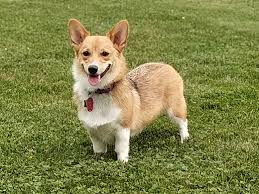
#> input picture GoruntuIsleme/2.Egitim/6-NesneTanima/src/input/dog.jpg, 259 x 194 px
$ jupyter execute 2-TemplateMatching.ipynb   (shell and % lines are left out)
#> lines starting #> are read from the running program, lines starting #| are printed output that depends on the picture
### Belirlediğimiz kesit ile karşılaştırma yaparak eşleme işlemidir

[cell 1]
import cv2
import numpy as np
import matplotlib .pyplot as plt

[cell 2]
full=cv2.imread('input/dog.jpg')
#> full is the input picture: shape (194, 259, 3); mean B, G, R 73.9, 132.4, 129.8
full=cv2.cvtColor(full,cv2.COLOR_BGR2RGB)
plt.imshow(full)

[cell 3]
full.shape
#> Out = (194, 259, 3)

[cell 4]
face=cv2.imread('input/dog_face.jpg')
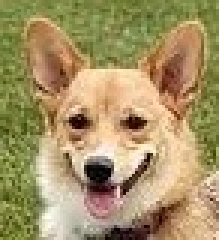
#> input picture GoruntuIsleme/2.Egitim/6-NesneTanima/src/input/dog_face.jpg, 73 x 80 px (shown 3 times larger)
#> face is the input picture: shape (80, 73, 3); mean B, G, R 101.5, 146.9, 165.5
face=cv2.cvtColor(face,cv2.COLOR_BGR2RGB)
plt.imshow(face)

[cell 5]
face.shape
#> Out = (80, 73, 3)

[cell 6]
height,width,channels=face.shape
#> height = 80; width = 73; channels = 3

## eval fonksiyonu knedisine verilen karakter dizisini değerlendirir ve bize sonuç döndürür

[cell 7]
my_method=eval('cv2.TM_CCOEFF')
res=cv2.matchTemplate(full,face,my_method)
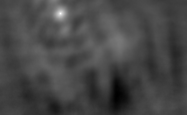
#> res: shape (115, 187) float32; min -17157582, max 42611236, mean -498693.8; drawn with min black and max white

* eval('cv2.TM_CCOEFF'):<br>
    eval() fonksiyonu, bir metin dizesini Python koduna dönüştürmeye yarar. Yani 'cv2.TM_CCOEFF' dizesi, bir Python ifadesi olarak yorumlanır.<br>
    'cv2.TM_CCOEFF', OpenCV kütüphanesinde bulunan bir sabit olan cv2.TM_CCOEFF'i ifade eder. Bu, template eşleştirmesi için bir yöntemdir.<br>
    Bu ifade eval() ile işlenerek, string olarak temsil edilen cv2.TM_CCOEFF sabiti, gerçek cv2.TM_CCOEFF sabitiyle eşleştirilir ve my_method değişkenine atanır.<br><br>
* res = cv2.matchTemplate(full, face, my_method):<br>
    cv2.matchTemplate() işlevi, bir şablonun bir görüntü içindeki eşleşmelerini arar.<br>
    full değişkeni, arama yapılacak tam görüntüyü (ana görüntüyü) temsil eder.<br>
    face değişkeni, tam görüntüde aranacak olan şablonu temsil eder.<br>
    my_method değişkeni, kullanılacak template eşleştirme yöntemini belirler. Yani, bu metodun cv2.TM_CCOEFF olması durumunda, çapraz korelasyon katsayısını kullanarak eşleşmeleri hesaplar.<br>
    Sonuç, res değişkenine atanır. Bu sonuç, tam görüntüdeki şablonun yerini ve benzerlik derecesini gösteren bir matristir.<br>

Bu kod parçası, template eşleştirmesi yapmak için kullanılan bir yöntemi kullanarak, bir resimde belirli bir modelin benzerliklerini arar. Template eşleştirmesi, görüntü işleme ve bilgisayarlı görü yetenekleri gerektiren birçok uygulama için önemlidir. Bu örnekte, yüz tespiti gibi bir işlem için kullanılabilir.

[cell 8]
plt.imshow(res) # eşleme değerinin başladığı koordinat

[cell 9]
# methodları deneyip hangisinin ne kadar başarılı oldupunu göreceğiz
# Fotoğrafın tamamı
full=cv2.imread('input/dog.jpg')
full = cv2.cvtColor(full, cv2.COLOR_BGR2RGB)


# Fotoğrafın sadece yüz kısmı
face= cv2.imread('input/dog_face.jpg')
face = cv2.cvtColor(face, cv2.COLOR_BGR2RGB)


# Comparison işlemi için metodlarımızı bir listede tutuyoruz.
# Biraz sonra string olarak tuttuğumuz bu metodları eval() fonksiyonun içine göndereceğiz.
methods = ['cv2.TM_CCOEFF', 'cv2.TM_CCOEFF_NORMED', 'cv2.TM_CCORR','cv2.TM_CCORR_NORMED', 'cv2.TM_SQDIFF', 'cv2.TM_SQDIFF_NORMED']

[cell 10]
for m in methods:

    # Fotoğrafımızın bir kopyasını alıyoruz
    full_copy = full.copy()

    # string olarak tanımladığımız fonksiyonları evale gönderiyoruz
    method = eval(m)

    # Metodumuzla birlikte eşleme işleminin gerçekleştirilmesi
    res = cv2.matchTemplate(full_copy,face,method)

    # Konum
    min_val, max_val, min_loc, max_loc = cv2.minMaxLoc(res)

    # Dikdörtgen çizme işlemi
    # -----------------------

    if method in [cv2.TM_SQDIFF, cv2.TM_SQDIFF_NORMED]:
        top_left = min_loc
    else:
        top_left = max_loc

    # sağ alt için koordinat belirle
    bottom_right = (top_left[0] + width, top_left[1] + height)

    # Kırmızı renkli dikdörtgen çizimi
    cv2.rectangle(full_copy,top_left, bottom_right, (255,0,0), 5)

    # Ekrana basma işlemi
    plt.subplot(121) # sol tarafta olacak işlem diyoruz
    plt.imshow(res)
    plt.title('Template Matching işlemi')

    plt.subplot(122) # sol tarafta olacak işlem diyoruz
    plt.imshow(full_copy)
    plt.title('Detection işlemi')
    plt.suptitle(m)


    plt.show()
    print('\n')
    print('\n')
#> this loop made 6 passes
#> (min_val, max_val, min_loc, top_left, bottom_right) on passes 1 to 4: (-17157582, 42611236, (117, 95), (60, 13), (133, 93)), (-0.332, 0.998, (117, 95), (60, 13), (133, 93)), (234569856, 400469760, (14, 114), (111, 45), (184, 125)), (0.801, 1, (115, 107), (60, 13), (133, 93))
#> (min_val, max_val, max_loc, top_left, bottom_right) on passes 5 to 6: (149608, 143205520, (117, 95), (60, 13), (133, 93)), (0.000385, 0.435, (42, 114), (60, 13), (133, 93))
#> pass 1, `plt.show()`:
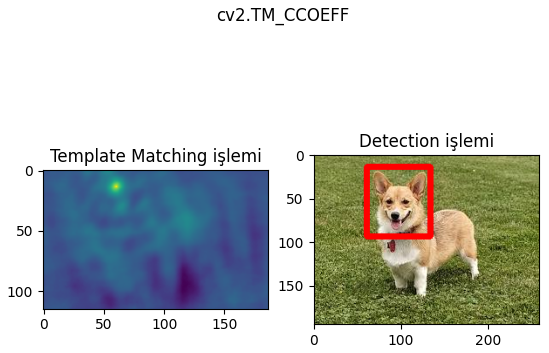
#> figure drawn by matplotlib, 2 panels
#> pass 3, `res = cv2.matchTemplate(full_copy,face,method)`:
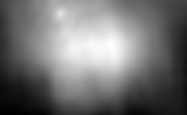
#> res: shape (115, 187) float32; min 234569856, max 400469760, mean 309218912; drawn with min black and max white
#> after the loop:
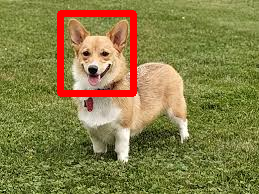
#> full_copy: shape (194, 259, 3); mean R, G, B 134.9, 126.7, 70.6
#> after the loop:
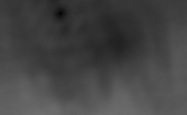
#> res: shape (115, 187) float32; min 0.000385, max 0.435, mean 0.269
